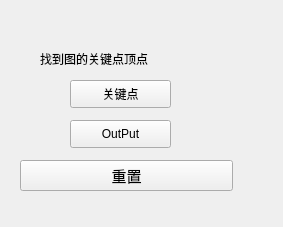
<?xml version="1.0" encoding="UTF-8"?>
<ui version="4.0">
 <class>GraphUI</class>
 <widget class="QWidget" name="GraphUI">
  <property name="geometry">
   <rect>
    <x>0</x>
    <y>0</y>
    <width>283</width>
    <height>227</height>
   </rect>
  </property>
  <property name="windowTitle">
   <string>Form</string>
  </property>
  <widget class="QPushButton" name="ResetpushButton">
   <property name="geometry">
    <rect>
     <x>20</x>
     <y>160</y>
     <width>213</width>
     <height>31</height>
    </rect>
   </property>
   <property name="font">
    <font>
     <pointsize>11</pointsize>
     <weight>50</weight>
     <bold>false</bold>
    </font>
   </property>
   <property name="text">
    <string>重置</string>
   </property>
  </widget>
  <widget class="QPushButton" name="outPutButton">
   <property name="geometry">
    <rect>
     <x>70</x>
     <y>120</y>
     <width>101</width>
     <height>28</height>
    </rect>
   </property>
   <property name="text">
    <string>OutPut</string>
   </property>
  </widget>
  <widget class="QPushButton" name="outPutButton_2">
   <property name="geometry">
    <rect>
     <x>70</x>
     <y>80</y>
     <width>101</width>
     <height>28</height>
    </rect>
   </property>
   <property name="text">
    <string>关键点</string>
   </property>
  </widget>
  <widget class="QLabel" name="label">
   <property name="geometry">
    <rect>
     <x>40</x>
     <y>50</y>
     <width>171</width>
     <height>18</height>
    </rect>
   </property>
   <property name="text">
    <string>找到图的关键点顶点</string>
   </property>
  </widget>
 </widget>
 <resources/>
 <connections>
  <connection>
   <sender>ResetpushButton</sender>
   <signal>clicked()</signal>
   <receiver>GraphUI</receiver>
   <slot>on_reset_btn_clicked()</slot>
   <hints>
    <hint type="sourcelabel">
     <x>85</x>
     <y>190</y>
    </hint>
    <hint type="destinationlabel">
     <x>132</x>
     <y>226</y>
    </hint>
   </hints>
  </connection>
  <connection>
   <sender>outPutButton</sender>
   <signal>clicked()</signal>
   <receiver>GraphUI</receiver>
   <slot>on_outPut_btn_clicked()</slot>
   <hints>
    <hint type="sourcelabel">
     <x>113</x>
     <y>126</y>
    </hint>
    <hint type="destinationlabel">
     <x>282</x>
     <y>131</y>
    </hint>
   </hints>
  </connection>
  <connection>
   <sender>outPutButton_2</sender>
   <signal>clicked()</signal>
   <receiver>GraphUI</receiver>
   <slot>on_articul_btn_clicked()</slot>
   <hints>
    <hint type="sourcelabel">
     <x>174</x>
     <y>142</y>
    </hint>
    <hint type="destinationlabel">
     <x>226</x>
     <y>154</y>
    </hint>
   </hints>
  </connection>
 </connections>
 <slots>
  <slot>on_bfs_btn_clicked()</slot>
  <slot>on_dfs_btn_clicked()</slot>
  <slot>on_dijkstra_btn_clicked()</slot>
  <slot>on_reset_btn_clicked()</slot>
  <slot>on_prim_btn_clicked()</slot>
  <slot>on_kruskal_btn_clicked()</slot>
  <slot>on_topologicalSorting_btn_clicked()</slot>
  <slot>on_outPut_btn_clicked()</slot>
  <slot>on_articul_btn_clicked()</slot>
 </slots>
</ui>
